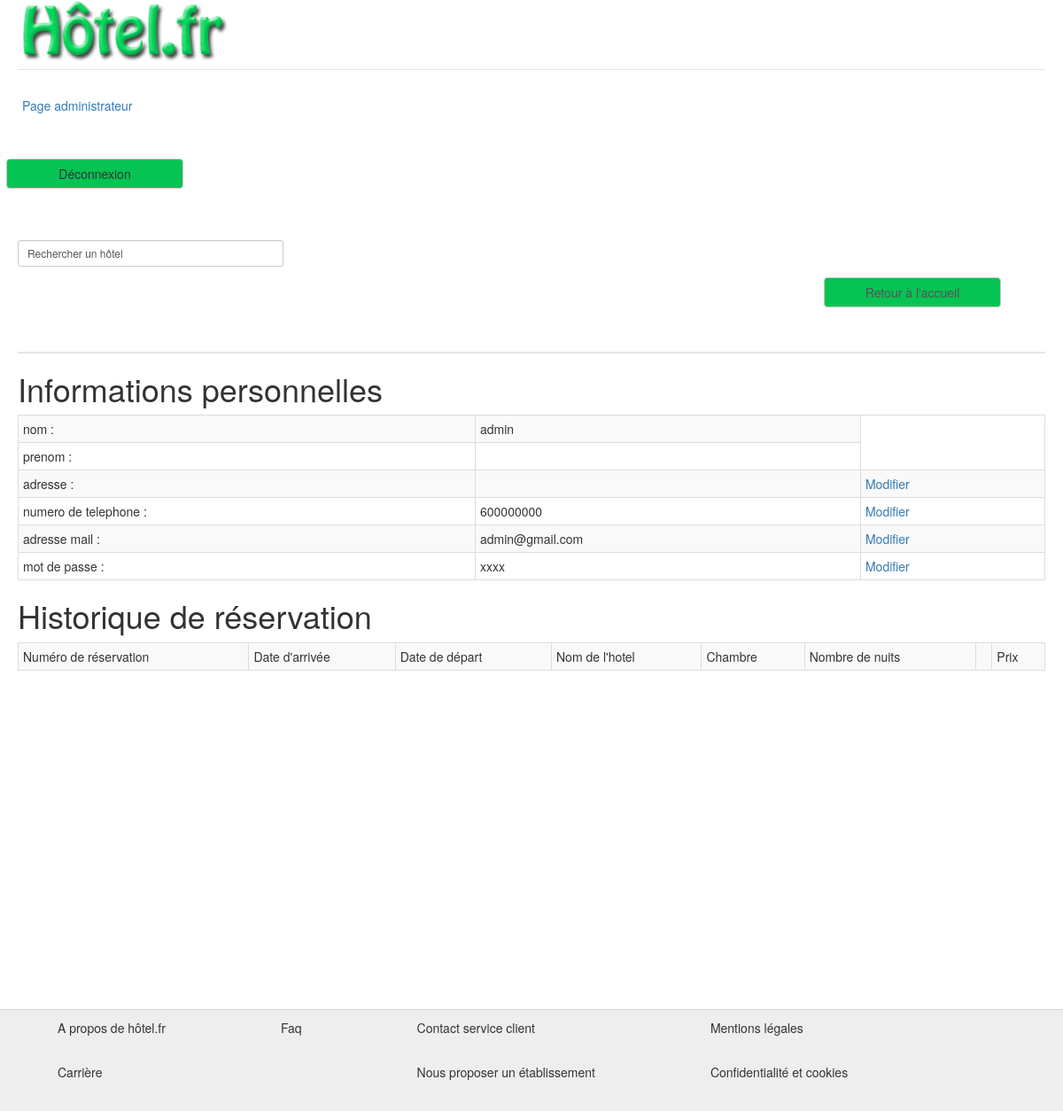
The page /index.php?page=page_client&id=1 (signed in) on the database its author committed.
### tables this page shows
CREATE TABLE IF NOT EXISTS `utilisateur` (
  `id_utilisateur` int(11) NOT NULL AUTO_INCREMENT,
  `nom_utilisateur` varchar(45) NOT NULL,
  `prenom_utilisateur` varchar(45) DEFAULT NULL,
  `adresse` varchar(200) DEFAULT NULL,
  `num_tel` varchar(10) DEFAULT NULL,
  `mail` varchar(100) NOT NULL,
  `mdp` varchar(45) NOT NULL,
  `role` varchar(45) NOT NULL,
  PRIMARY KEY (`id_utilisateur`),
  KEY `id_utilisateur` (`id_utilisateur`)
);

### Modele/user.php (called while the page is built, shortened)
<?php
class user
{
	public $id_user;
function Affiche()
{
	$bdd = bdd();
	$pdo = $bdd->prepare("SELECT * FROM utilisateur WHERE id_utilisateur = $this->id_user");
	$pdo->execute();
	while ($resultat = $pdo->fetch(PDO::FETCH_OBJ))
	{
		return $resultat;
	}
}
}
?>

### Vue/page_client.php (the view, shortened to what this page needs)
<!DOCTYPE HTML PUBLIC "-//W3C//DTD HTML 4.0//EN">
<html>
	<head>
	</head>
	<body>
		<h1>Informations personnelles</h1>
		<table id="info_client" class="table table-bordered table-striped table-condensed">
			<tr>
				<td>nom :</td>
				<td><?php echo $row->nom_utilisateur?></td>
			</tr>
			<tr>
				<td>prenom :</td>
				<td><?php echo $row->prenom_utilisateur?></td>
			</tr>
			<tr>
				<td>adresse :</td>
				<td><?php echo $row->adresse?></td>
				<td><a href="#" class="titre" id="1">Modifier</a></td>
			</tr>
			<tr>
				<td>numero de telephone :</td>
				<td><?php echo $row->num_tel?></td>
				<td><a href="#" class="titre" id="2">Modifier</a></td>
			</tr>
			<tr>
				<td>adresse mail :</td>
				<td><?php echo $row->mail?></td>
				<td><a href="#" class="titre" id="3">Modifier</a></td>
			</tr>
			<tr>
				<td>mot de passe :</td>
				<td>xxxx</td>
				<td><a href="#" class="titre" id="4">Modifier</a></td>
			</tr>
		</table>
		<H1>Historique de réservation</h1>
		<table class="table table-bordered table-striped table-condensed">
			<tr>
				<td>Numéro de réservation</td>
				<td>Date d'arrivée</td>
				<td>Date de départ</td>
				<td>Nom de l'hotel</td>
				<td>Chambre</td>
				<td>Nombre de nuits</td>
				<td></td>
				<td>Prix</td>
			</tr>
		</table>
	</body>
</html>

### Style/index.css (style rules this page uses)
html { max-height:100%; width:100%; }
body { height:100%; position: relative; }
.titre { color: black; font-size: 2em; }
td .titre { font-size: 14px; color: #337ab7; }

### rows shown on the page
utilisateur: nom_utilisateur "admin", num_tel "600000000", mail "admin@gmail.com"
